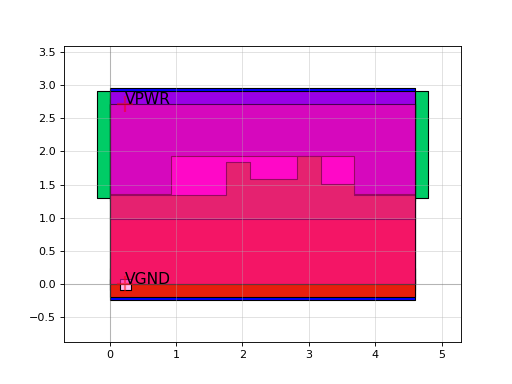

Write Python code to recreate this figure.
import sky130

c = sky130.components.sky130_fd_sc_hd__ha_1()
c.plot()
